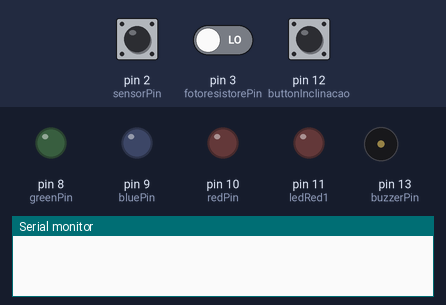
Bench run of a sketch on a simulated Arduino Uno, built with avr-gcc and run on an emulated ATmega328P. Shown: output pins drawn as LEDs (lit = HIGH), buzzer (waves = sounding, pin HIGH), the last lines printed to the serial monitor. Dashed ring = blinking. The test bench sets the inputs (shaded band); at power-on: pin 2 (sensorPin) HIGH, pin 12 (buttonInclinacao) LOW, pin 3 (fotoresistorePin) LOW.

Above: at 1.2 s.
1.3 s: pin 2 (sensorPin) driven LOW
At 1.58 s:
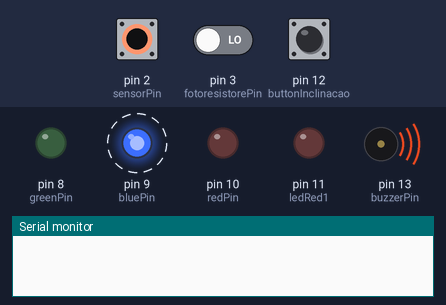
4.3 s: pin 12 (buttonInclinacao) pulled HIGH for 0.15 s
At 5.6 s:
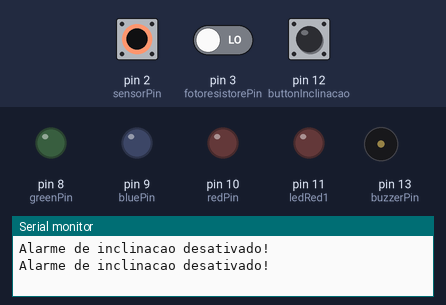
5.9 s: pin 2 (sensorPin) pulsed HIGH 2 times (0.12 s each, 0.3 s apart)
At 6.52 s:
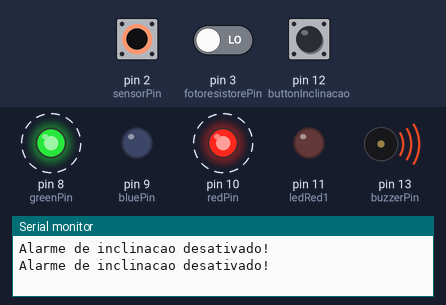
9.5 s: pin 12 (buttonInclinacao) pulled HIGH for 1 s
At 11.0 s:
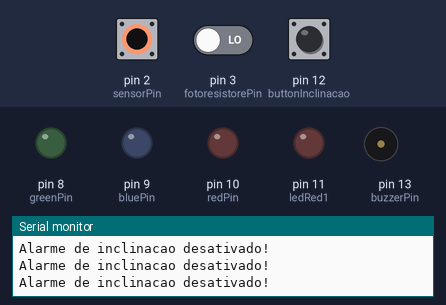
12.0 s: pin 2 (sensorPin) pulsed HIGH 5 times (0.12 s each, 0.3 s apart)
At 12.64 s:
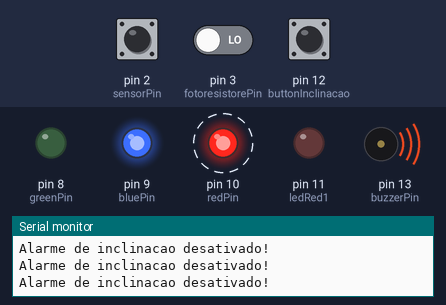
16.5 s: pin 12 (buttonInclinacao) pulled HIGH for 0.15 s
At 17.4 s:
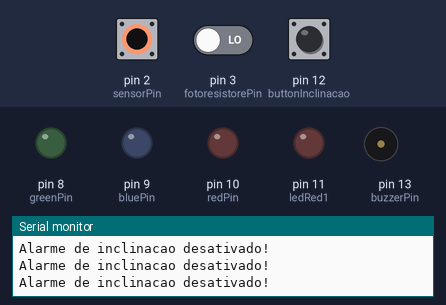
Timing chart, 0 to 19.1 s (numbered marks = the images above; inputs shaded):
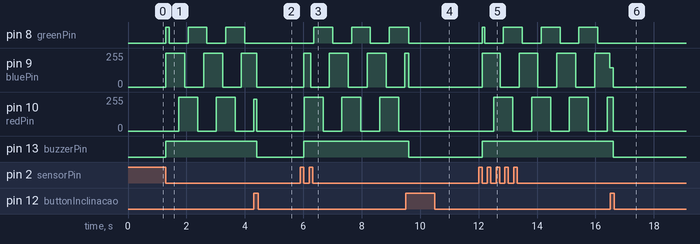

Measured:
- after the input at 1.3 s, pin 8 (greenPin): LOW → HIGH at once, then repeats every 1.3 s: LOW 0.65 s, HIGH 0.65 s; pin 9 (bluePin): alternates 255/255 for 0.65 s and 0/255 for 0.65 s, starting at once
- after the input at 4.3 s, pin 8 (greenPin): stays LOW (without the input it goes to HIGH after 0.34 s); pin 13 (buzzerPin): HIGH → LOW after 0.10 s
- after the input at 5.9 s, pin 8 (greenPin): alternates HIGH for 0.65 s and LOW for 0.65 s, starting after 0.46 s; pin 9 (bluePin): 0/255 → 255/255 after 0.12 s, then repeats every 1.3 s: 0/255 0.65 s, 255/255 0.65 s; pin 10 (redPin): alternates 255/255 for 0.65 s and 0/255 for 0.64 s, starting after 0.13 s; pin 13 (buzzerPin): LOW → HIGH after 0.12 s
- after the input at 9.5 s, pin 8 (greenPin): goes on until 9.6 s, then stays LOW; pin 10 (redPin): stops changing and stays 0/255; pin 13 (buzzerPin): HIGH → LOW after 0.10 s
- after the input at 12.0 s, pin 8 (greenPin): LOW → HIGH after 0.12 s, then repeats every 1.3 s: LOW 0.65 s, HIGH 0.65 s; pin 9 (bluePin): 0/255 → 255/255 after 0.12 s, → 0/255 0.62 s later, → 255/255 0.65 s later, → 0/255 0.65 s later, … (8 changes in this stretch)
- after the input at 16.5 s, pin 8 (greenPin): stops changing and stays LOW; pin 9 (bluePin): goes on until 16.6 s, then stays 0/255; pin 13 (buzzerPin): HIGH → LOW after 0.10 s

The sketch:

alarm.ino
```cpp
const int fotoresistorePin = 3;
const int buzzerPin = 13;
const int ledRed1 = 11;
const int buttonInclinacao = 12;
int estadoButton = 0;
const int sensorPin = 2;
bool alarmInclinacao = false;
const int redPin = 10; //Pino do RED
const int bluePin = 9; //Pino do BLUE
const int greenPin = 8; //Pino do GREEN
const bool invert = true;
int color = 0; // valor HUE
int R, G, B; // variáveis RGB

void setup() {
  Serial.begin(9600);

  pinMode(fotoresistorePin, INPUT); // configura o fotoresistore como entrada
  pinMode(ledRed1, OUTPUT); // configura o LED multicolorido como saída
  pinMode(buzzerPin, OUTPUT); // configura a campainha como saída
  pinMode(sensorPin, INPUT_PULLUP); // configura o detetor de inclinação como entrada com pull-up interno
  pinMode(buttonInclinacao , INPUT);

  attachInterrupt(digitalPinToInterrupt(fotoresistorePin), ativarAlarmeFogo, CHANGE); // ativa a interrupção para o fotoresistore
  attachInterrupt(digitalPinToInterrupt(sensorPin), ativarAlarmeInclinacao, FALLING); // ativa a interrupção para o detetor de inclinação
}

void loop() {

  // ativa o alarme de inclinação
  if(alarmInclinacao == true)
  {
    digitalWrite(buzzerPin, HIGH);

    // Valor do brilho (0 - 255)
  	int brightness = 255;

  	hueToRGB(color, brightness);

    // Fornecer valores às variáveis
    analogWrite(redPin, R);
    analogWrite(greenPin, G);
    analogWrite(bluePin, B);

    color++;

    if (color > 255)
      color = 0;

    delay(5);
  }
  else
  {
    analogWrite(redPin, 0);
	analogWrite(greenPin, 0);
	analogWrite(bluePin, 0);
  	digitalWrite(buzzerPin, LOW);
  }

  // desativa o alarme de inclinação
  estadoButton = digitalRead(buttonInclinacao);
	if (estadoButton == HIGH)
    {
      	Serial.print("Alarme de inclinacao desativado!\n");
      	alarmInclinacao = false;
		delay(100);
    }
}

// esta função é chamada quando o fotoresistore detecta uma mudança brusca na luminosidade
void ativarAlarmeFogo() {
  // ativa a campainha e o LED multicolorido
  digitalWrite(buzzerPin, HIGH);
  digitalWrite(ledRed1, HIGH);

  // espera 1 segundo
  delay(1000);

  // desativa a campainha e o LED multicolorido
  digitalWrite(buzzerPin, LOW);
  digitalWrite(ledRed1, LOW);
}

// esta função é chamada quando o detetor de inclinação detecta uma inclinação
void ativarAlarmeInclinacao() {
  alarmInclinacao = true;
}

//Função de conversão da cor para os componentes RGB
void hueToRGB(int hue, int brightness) {
  //Hue à escala
  unsigned int scaledHue = (hue * 6);

  //Segmento de 0 a 5 (ciclo de cores)
  unsigned int segment = scaledHue / 256;

  //Posição no segmento
  unsigned int segmentOffset = scaledHue - (segment * 256);

  unsigned int complement = 0;
  unsigned int prev = (brightness * (255 - segmentOffset)) / 256;
  unsigned int next = (brightness * segmentOffset) / 256;

  if (invert) {
    brightness = 255 - brightness;
    complement = 255;
    prev = 255 - prev;
    next = 255 - next;
  }

  switch (segment) {
    case 0:  // red
      R = brightness;
      G = next;
      B = complement;
      break;
    case 1:  // yellow
      R = prev;
      G = brightness;
      B = complement;
      break;
    case 2:  // green
      R = complement;
      G = brightness;
      B = next;
      break;
    case 3:  // cyan
      R = complement;
      G = prev;
      B = brightness;
      break;
    case 4:  // blue
      R = next;
      G = complement;
      B = brightness;
      break;
    case 5:  // magenta
    default:
      R = brightness;
      G = complement;
      B = prev;
      break;
  }
}
```
